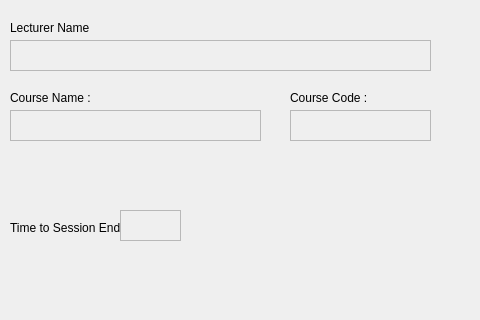
<?xml version="1.0" encoding="UTF-8"?>
<ui version="4.0">
 <class>MainWindow</class>
 <widget class="QMainWindow" name="MainWindow">
  <property name="geometry">
   <rect>
    <x>0</x>
    <y>0</y>
    <width>480</width>
    <height>320</height>
   </rect>
  </property>
  <property name="sizePolicy">
   <sizepolicy hsizetype="Fixed" vsizetype="Fixed">
    <horstretch>0</horstretch>
    <verstretch>0</verstretch>
   </sizepolicy>
  </property>
  <property name="windowTitle">
   <string>MainWindow</string>
  </property>
  <widget class="QWidget" name="centralWidget">
   <widget class="QLabel" name="instr_label">
    <property name="geometry">
     <rect>
      <x>10</x>
      <y>20</y>
      <width>81</width>
      <height>16</height>
     </rect>
    </property>
    <property name="text">
     <string>Lecturer Name :</string>
    </property>
   </widget>
   <widget class="QLabel" name="course_label">
    <property name="geometry">
     <rect>
      <x>10</x>
      <y>90</y>
      <width>101</width>
      <height>16</height>
     </rect>
    </property>
    <property name="text">
     <string>Course Name :</string>
    </property>
   </widget>
   <widget class="QLabel" name="code_label">
    <property name="geometry">
     <rect>
      <x>290</x>
      <y>90</y>
      <width>91</width>
      <height>16</height>
     </rect>
    </property>
    <property name="text">
     <string>Course Code :</string>
    </property>
   </widget>
   <widget class="QTextEdit" name="code_text">
    <property name="enabled">
     <bool>false</bool>
    </property>
    <property name="geometry">
     <rect>
      <x>290</x>
      <y>110</y>
      <width>141</width>
      <height>31</height>
     </rect>
    </property>
   </widget>
   <widget class="QLabel" name="time_label">
    <property name="geometry">
     <rect>
      <x>10</x>
      <y>220</y>
      <width>111</width>
      <height>16</height>
     </rect>
    </property>
    <property name="text">
     <string>Time to Session End :</string>
    </property>
   </widget>
   <widget class="QTextEdit" name="time_text">
    <property name="enabled">
     <bool>false</bool>
    </property>
    <property name="geometry">
     <rect>
      <x>120</x>
      <y>210</y>
      <width>61</width>
      <height>31</height>
     </rect>
    </property>
    <property name="html">
     <string>&lt;!DOCTYPE HTML PUBLIC &quot;-//W3C//DTD HTML 4.0//EN&quot; &quot;http://www.w3.org/TR/REC-html40/strict.dtd&quot;&gt;
&lt;html&gt;&lt;head&gt;&lt;meta name=&quot;qrichtext&quot; content=&quot;1&quot; /&gt;&lt;style type=&quot;text/css&quot;&gt;
p, li { white-space: pre-wrap; }
&lt;/style&gt;&lt;/head&gt;&lt;body style=&quot; font-family:'MS Shell Dlg 2'; font-size:8.25pt; font-weight:400; font-style:normal;&quot;&gt;
&lt;p align=&quot;center&quot; style=&quot;-qt-paragraph-type:empty; margin-top:0px; margin-bottom:0px; margin-left:0px; margin-right:0px; -qt-block-indent:0; text-indent:0px;&quot;&gt;&lt;br /&gt;&lt;/p&gt;&lt;/body&gt;&lt;/html&gt;</string>
    </property>
   </widget>
   <widget class="QTextEdit" name="course_text">
    <property name="enabled">
     <bool>false</bool>
    </property>
    <property name="geometry">
     <rect>
      <x>10</x>
      <y>110</y>
      <width>251</width>
      <height>31</height>
     </rect>
    </property>
    <property name="html">
     <string>&lt;!DOCTYPE HTML PUBLIC &quot;-//W3C//DTD HTML 4.0//EN&quot; &quot;http://www.w3.org/TR/REC-html40/strict.dtd&quot;&gt;
&lt;html&gt;&lt;head&gt;&lt;meta name=&quot;qrichtext&quot; content=&quot;1&quot; /&gt;&lt;style type=&quot;text/css&quot;&gt;
p, li { white-space: pre-wrap; }
&lt;/style&gt;&lt;/head&gt;&lt;body style=&quot; font-family:'MS Shell Dlg 2'; font-size:8.25pt; font-weight:400; font-style:normal;&quot;&gt;
&lt;p style=&quot;-qt-paragraph-type:empty; margin-top:0px; margin-bottom:0px; margin-left:0px; margin-right:0px; -qt-block-indent:0; text-indent:0px;&quot;&gt;&lt;br /&gt;&lt;/p&gt;&lt;/body&gt;&lt;/html&gt;</string>
    </property>
   </widget>
   <widget class="QTextEdit" name="lect_text">
    <property name="enabled">
     <bool>false</bool>
    </property>
    <property name="geometry">
     <rect>
      <x>10</x>
      <y>40</y>
      <width>421</width>
      <height>31</height>
     </rect>
    </property>
   </widget>
   <zorder>instr_label</zorder>
   <zorder>course_label</zorder>
   <zorder>code_label</zorder>
   <zorder>lect_text</zorder>
   <zorder>course_text</zorder>
   <zorder>code_text</zorder>
   <zorder>time_label</zorder>
   <zorder>time_text</zorder>
  </widget>
 </widget>
 <layoutdefault spacing="6" margin="11"/>
 <resources/>
 <connections/>
</ui>
